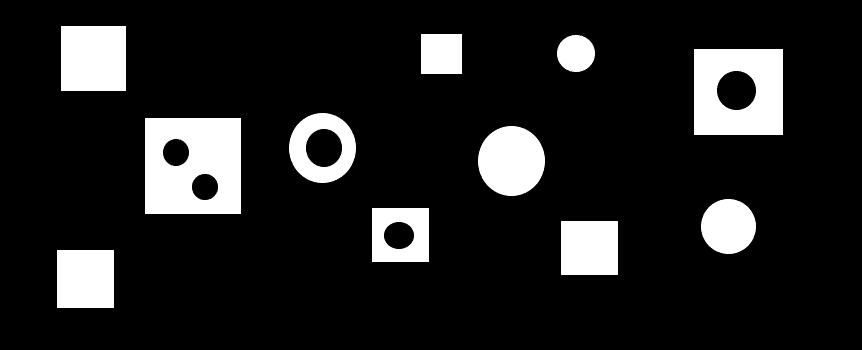
%> input picture Task4/test.png, 862 x 350 px
$ octave --eval "result = c(imread('test.png'));"   (GNU Octave 9; MATLAB toolbox functions it lacks are replaced by stand-ins)
%> lines starting %> are read from the running program, lines starting %| are printed output that depends on the picture; in (x1, y1, x2, y2) boxes, pixels count from 0 and x2, y2 are one past the last pixel; in counts of white or black regions, pixels touching at a corner belong together; the program's own positions count from 1
function res = c (img)

binaryImg=im2bw(img);
%> binaryImg: size 350x862 logical; 12.9% white; 11 white regions, largest, box (x1, y1, x2, y2) and area: (145, 118, 241, 214) 8122, (694, 49, 783, 135) 6453, (61, 26, 126, 91) 4225
filledImg=imfill(binaryImg,'holes');
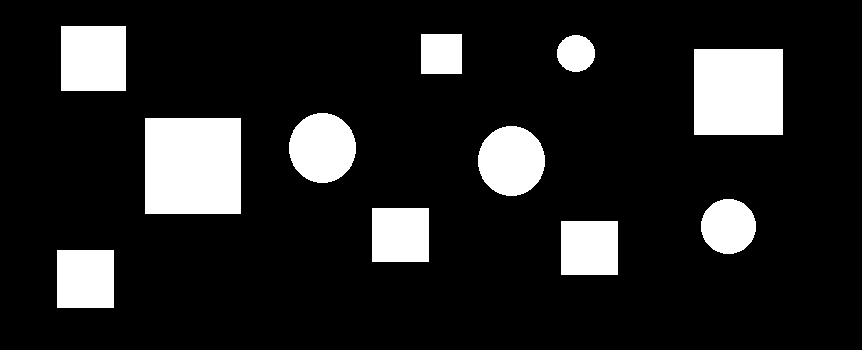
%> filledImg: size 350x862 logical; 14.3% white; 11 white regions, largest, box (x1, y1, x2, y2) and area: (145, 118, 241, 214) 9216, (694, 49, 783, 135) 7654, (61, 26, 126, 91) 4225
[l2_img,num_Of_Objs]=bwlabel(binaryImg);
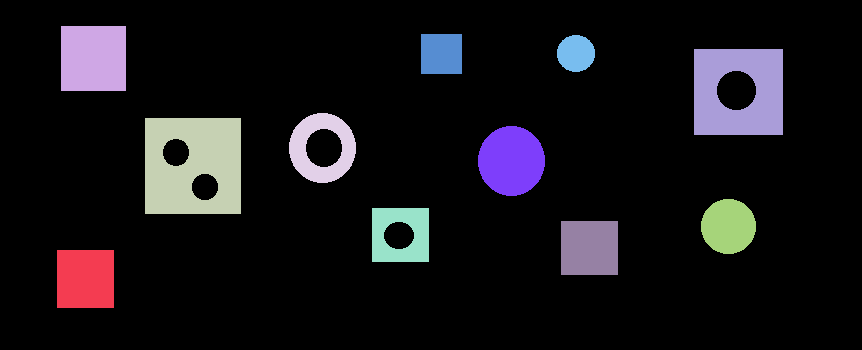
%> l2_img: size 350x862 double; 12 distinct labels, from 0 to 11; one colour per label, 0 black
%> num_Of_Objs = 11
num_Of_Objs #b
%> num_Of_Objs = 11

res=filledImg-binaryImg;
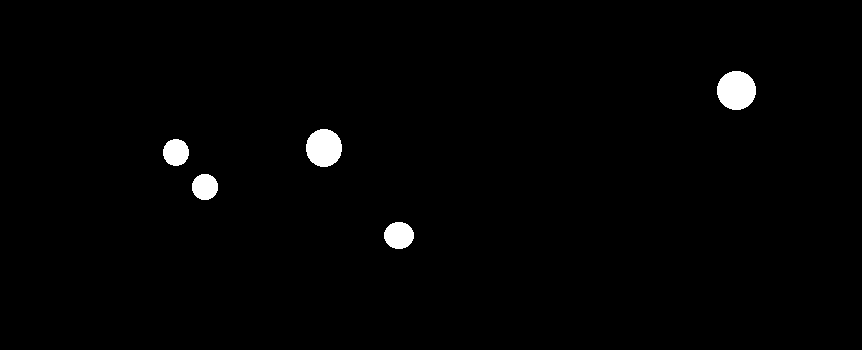
%> res: size 350x862 double; values 0 (black) and 1 (white), 1.3% white; 5 white regions, box (x1, y1, x2, y2) and area: (717, 71, 756, 110) 1201, (306, 129, 342, 167) 1080, (384, 222, 414, 249) 638, (163, 139, 189, 166) 554, (192, 174, 218, 200) 540
[l_img,num_Of_holes]=bwlabel(res);
%> l_img: size 350x862 double; 6 distinct labels, from 0 to 5
%> num_Of_holes = 5
num_Of_holes #c
%> num_Of_holes = 5

endfunction

$ run again, on Task4/morph.png
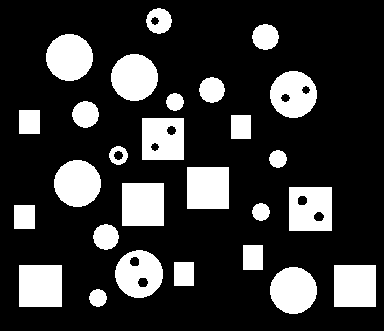
%> input picture Task4/morph.png, 384 x 331 px
%> binaryImg: size 331x384 logical; 21.3% white; 27 white regions, largest, box (x1, y1, x2, y2) and area: (122, 183, 164, 226) 1806, (19, 265, 62, 307) 1806, (187, 167, 229, 209) 1764
%> filledImg: size 331x384 logical; 21.7% white; 27 white regions, largest, box (x1, y1, x2, y2) and area: (289, 187, 332, 231) 1892, (122, 183, 164, 226) 1806, (19, 265, 62, 307) 1806
%> in c, `[l2_img,num_Of_Objs]=bwlabel(binaryImg);`:
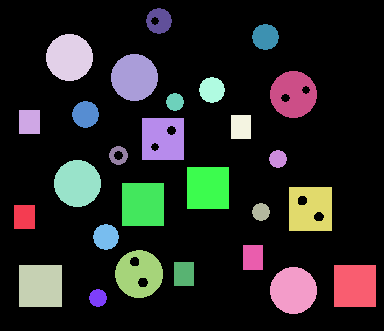
%> l2_img: size 331x384 double; 28 distinct labels, from 0 to 27; one colour per label, 0 black
%> in c, `[l2_img,num_Of_Objs]=bwlabel(binaryImg);`: num_Of_Objs = 27
%> in c, `res=filledImg-binaryImg;`:
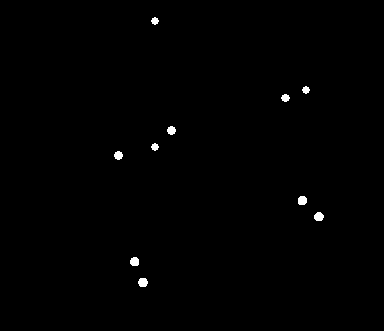
%> res: size 331x384 double; values 0 (black) and 1 (white), 0.46% white; 10 white regions, largest, box (x1, y1, x2, y2) and area: (138, 278, 148, 287) 74, (298, 196, 307, 205) 71, (314, 212, 324, 221) 71
%> l_img: size 331x384 double; 11 distinct labels, from 0 to 10
%> in c, `[l_img,num_Of_holes]=bwlabel(res);`: num_Of_holes = 10
